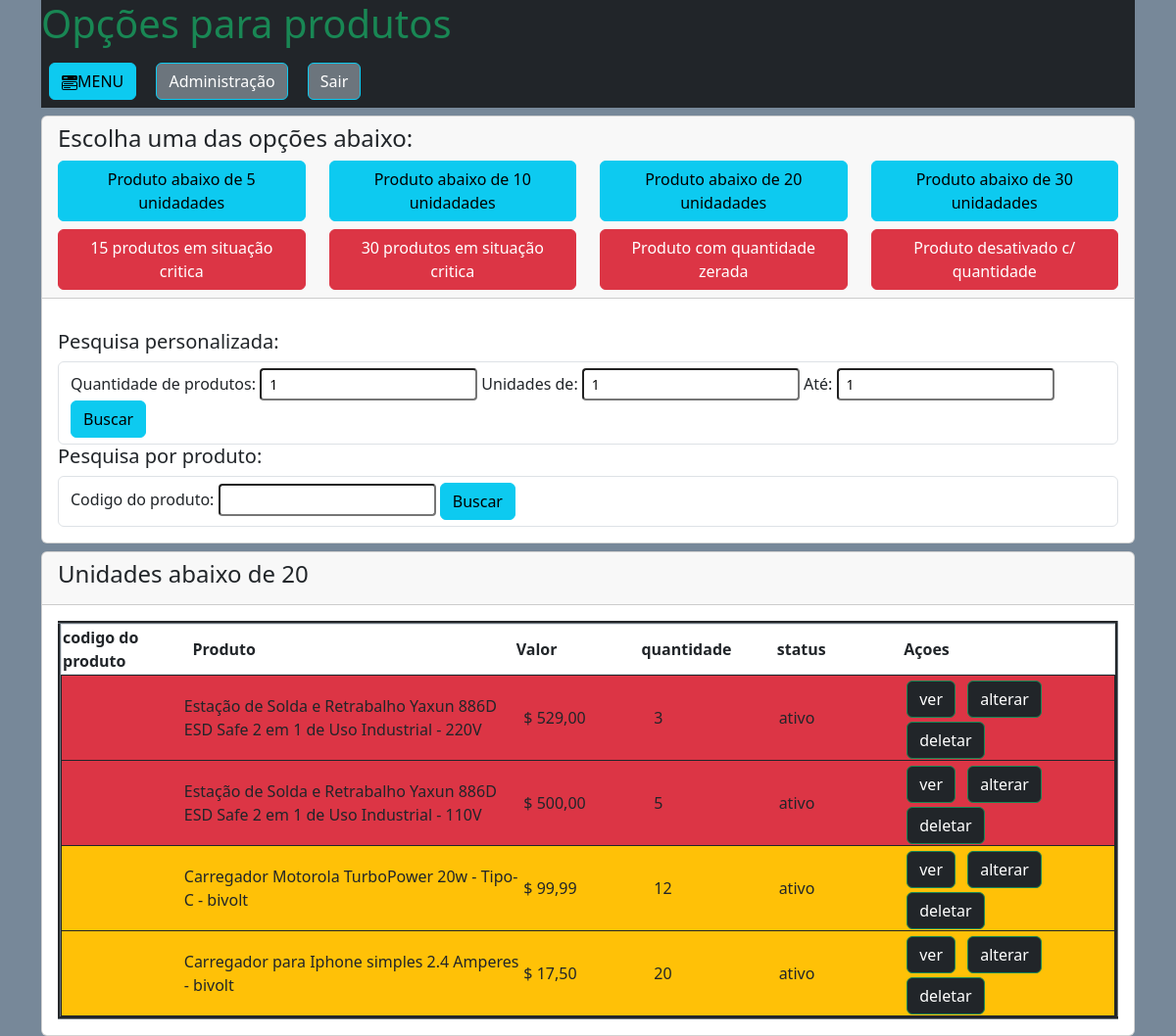
The page /administrador/produtos/ctrl_quantidade.php?quant=20 on the database as committed earlier.
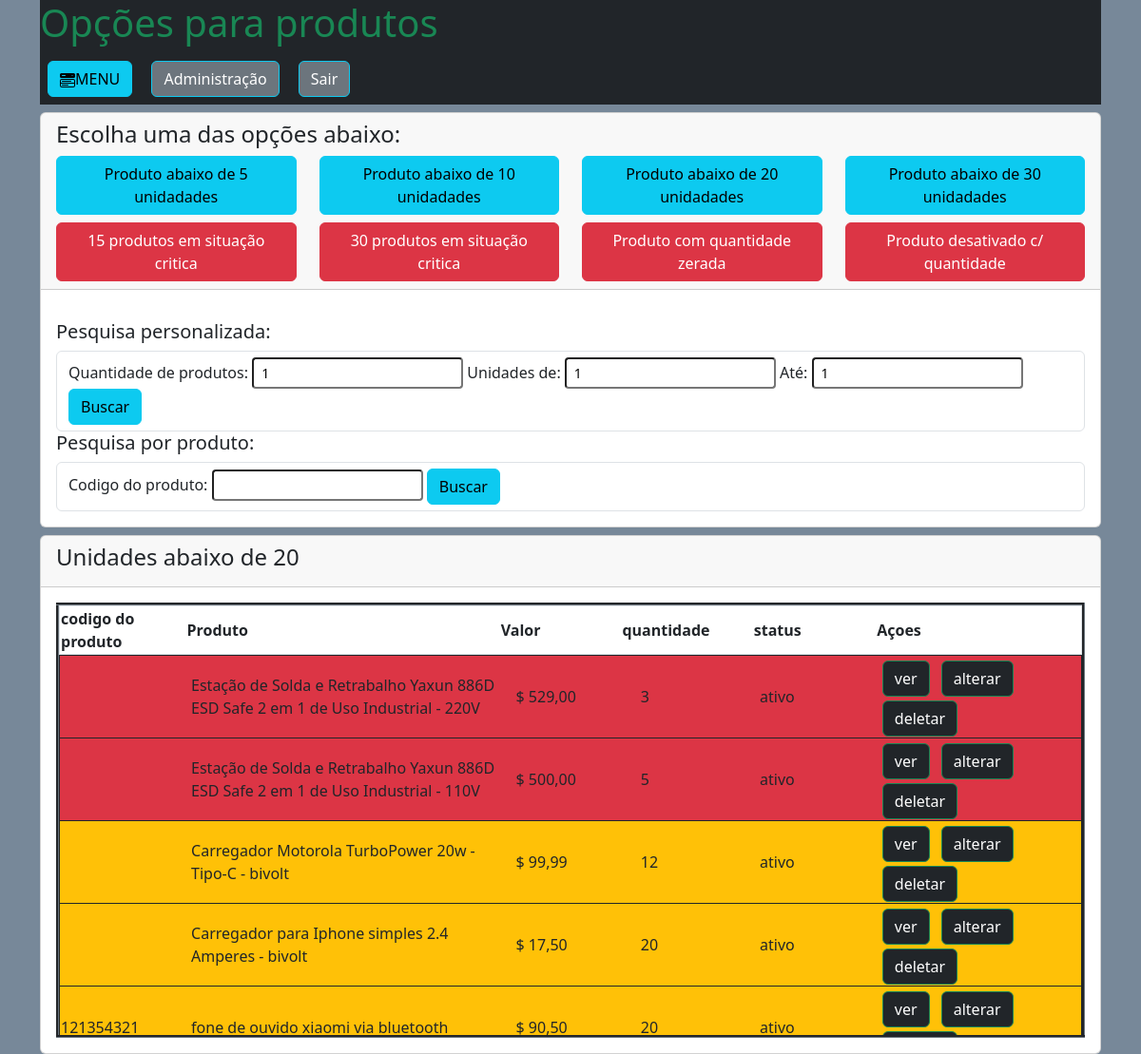
The same page on the database as committed later.
### tables this page shows
CREATE TABLE `produtos` (
  `id_produto` int(11) NOT NULL,
  `cod_produto` varchar(40) NOT NULL,
  `nome` varchar(100) NOT NULL,
  `valor` double(10,2) NOT NULL,
  `quantidade` double(10,2) NOT NULL,
  `categoria` varchar(120) NOT NULL,
  `cor` varchar(15) NOT NULL,
  `voltagem` varchar(10) NOT NULL,
  `voltagem_opcoes` varchar(10) NOT NULL,
  `descricao` varchar(250) NOT NULL,
  `status` int(1) NOT NULL,
  `foto` varchar(100) NOT NULL,
  `foto_1` varchar(50) NOT NULL,
  `foto_2` varchar(50) NOT NULL,
  `foto_3` varchar(50) NOT NULL,
  `foto_4` varchar(50) NOT NULL,
  `foto_5` varchar(50) NOT NULL,
  `foto_6` varchar(50) NOT NULL,
  `azul` int(1) NOT NULL,
  `vermelho` int(1) NOT NULL,
  `preto` int(1) NOT NULL,
  `branco` int(1) NOT NULL,
  `amarelo` int(1) NOT NULL,
  `verde` int(1) NOT NULL,
  `laranja` int(1) NOT NULL,
  `cinza` int(1) NOT NULL,
  `rosa` int(1) NOT NULL,
  `marrom` int(1) NOT NULL,
  `roxo` int(1) NOT NULL,
  `prata` int(1) NOT NULL,
  `dourado` int(1) NOT NULL,
  `link_azul` varchar(45) NOT NULL,
  `link_vermelho` varchar(45) NOT NULL,
  `link_preto` varchar(45) NOT NULL,
  `link_branco` varchar(45) NOT NULL,
  `link_amarelo` varchar(45) NOT NULL,
  `link_verde` varchar(45) NOT NULL,
  `link_laranja` varchar(45) NOT NULL,
  `link_cinza` varchar(45) NOT NULL,
  `link_rosa` varchar(45) NOT NULL,
  `link_marrom` varchar(45) NOT NULL,
  `link_roxo` varchar(45) NOT NULL,
  `link_prata` varchar(45) NOT NULL,
  `link_dourado` varchar(45) NOT NULL
);

### administrador/produtos/ctrl_quantidade.php (the view, shortened to what the changed rows need)
<?php
require_once '../../database.php';
?>
<!doctype html>
<html lang="pt-br">
  <head>
    <link href="https://cdn.jsdelivr.net/npm/bootstrap@5.3.3/dist/css/bootstrap.min.css" rel="stylesheet">
	<link rel="stylesheet" href="../../css/modal.css">
</head>
  <body style="background: #778899">
  <div class="container">
				<div class="bg-dark"><h1 class="text-success">
				</h1>
				</div>
<?php
if(isset($_GET['quant'])){
    $quant = $_GET['quant'];
    $sql = "SELECT * FROM produtos WHERE quantidade <= '".$quant."' ORDER BY quantidade ASC";
    $consulta = $conexao->query($sql);
    $dados = $consulta->fetchALL(PDO::FETCH_ASSOC);
    echo '<div class="card mt-2">
          <div class="card-header">
              <h4>Unidades abaixo de '.$quant.'</h4>
          </div>
          <div class="card-body">';
          if(!empty($dados)){
          echo '<table  border="3" class="border-secondary" style="table-layout: fixed;">';
          echo '<thead style="display: block;position: relative;" class="border">';
          echo '<tr>';
          echo '<th width=150>codigo do produto</th><th width=400>Produto</th><th width=150>Valor</th><th width=150>quantidade</th><th width=150>status</th><th width=260>Açoes</th>';
          echo '</tr>';
          echo '</thead>';
          echo '<tbody style="display: block;  overflow: auto;width: 100%;max-height: 400px;overflow-y: scroll;overflow-x: hidden;">';
          foreach($dados as $d){
                  if($d['status'] > 0){ $status = 'ativo'; }else{ $status = 'desativado';}
                  $bg = 'class="border border-dark"';
                  if($d['quantidade'] <= 10 && $d['quantidade'] > 1){ $bg = 'class="bg-danger border border-dark"';}
                  if($d['quantidade'] <= 20 && $d['quantidade'] > 11){ $bg = 'class="bg-warning border border-dark"';}
                  echo '<tr '.$bg.'><td width=150>'.$d['cod_produto'].'</td><td width=400>'.$d['nome'].'</td><td width=150>$ '. number_format($d['valor'],2,',','.').'</td><td width=150>'.$d['quantidade'].'</td>
                  <td width=150>'.$status.'</td><td width=240><a class="btn btn-dark border-success me-2 mt-1 mb-1" href = "ver.php?id_produto='.$d['id_produto'].'">ver</a>
                  <a class="btn btn-dark border-success me-2" href = "alterar.php?id_produto='.$d['id_produto'].'"> alterar</a>
                  <a class="btn btn-dark border-success" href = "deletar.php?id_produto='.$d['id_produto'].'"> deletar</a></td></tr>';
         }
          echo '</tbody>';
           echo '</table>';
          }else{
                 echo '<div class="col-sm-8 mx-auto"><h3 class="alert alert-secondary">Nenhum produto encontrado...</h3></div>';
          }
    echo '</div>
    ';
}
?>
  </div>

Rows that differ between the two databases and show on the page:
added produtos: cod_produto "121354321", nome "fone de ouvido xiaomi via bluetooth", valor "90,50", quantidade "20", status "ativo"
